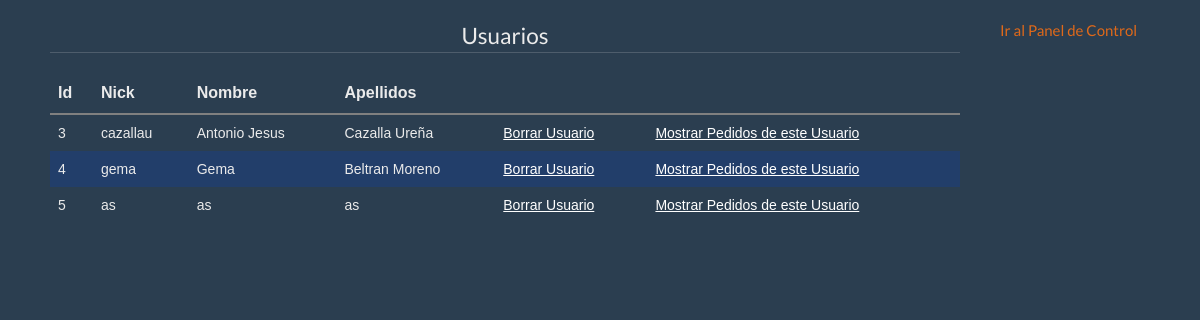
/floristeriahtm/admin/mostrarusuario.php, run on the app's committed database.
### tables this page shows
CREATE TABLE `usuarios` (
  `id` int(11) NOT NULL,
  `usuario` varchar(100) NOT NULL DEFAULT '',
  `contraseña` varchar(32) NOT NULL DEFAULT '',
  `nombre` varchar(50) NOT NULL DEFAULT '',
  `apellidos` varchar(100) NOT NULL DEFAULT '',
  `dni` varchar(9) NOT NULL DEFAULT '',
  `direccion` varchar(150) NOT NULL DEFAULT '',
  `telefono` varchar(14) NOT NULL DEFAULT '',
  `email` varchar(100) NOT NULL DEFAULT '',
  `ciudad` varchar(100) NOT NULL DEFAULT '',
  `cp` varchar(5) NOT NULL DEFAULT '',
  `provincia` varchar(100) NOT NULL DEFAULT ''
);

### floristeriahtm/admin/mostrarusuario.php (the view, shortened to what this page needs)
<!DOCTYPE html>
<html lang="es">
    <head>
    </head>
    <body>
        <div class="container">
            <div class="col-xs-1 col-md-10" style="padding:20px">
            <fieldset >
                <legend><center>Usuarios</center></legend>
                </fieldset>
               <table>
                   <thead>
                       <tr>
                       <th>Id</th>
                       <th>Nick</th>
                       <th>Nombre</th>
                       <th>Apellidos</th>
                       <th></th>
                       <th></th>
                   </tr>
                   </thead>
                   <tbody>
    <?php
    require("conexion.php");
    $conexion = mysqli_connect($db_host, $db_user, $db_password);
    mysqli_select_db($conexion, $db_database) or die ("imposible conectar");
    mysqli_set_charset($conexion,"utf8");
     $consulta1 = "SELECT * FROM usuarios";
    $resultado1 = mysqli_query($conexion, $consulta1);
    $num_rows = mysqli_num_rows($resultado1);
    if($num_rows>0){
        while($fila = mysqli_fetch_array($resultado1)){
          if ($fila["usuario"]!="admin"){
            echo"<tr>";
            echo"<td>". $fila['id']."</td>";
                echo"<td>". $fila['usuario']."</td>";
                echo"<td>". $fila['nombre']."</td>";
                echo"<td>". $fila['apellidos']."</td>";
                echo"<td ><a href='borraruser.php?id=".$fila['id']."'>Borrar Usuario</a></td>";
                echo"<td><a href='mostrarpedidosusuario.php?id=".$fila['id']."'>Mostrar Pedidos de este Usuario</a></td>";
                echo"</tr>";
            }
        }
    }
        ?>
                </tbody>
               </table>
             </div>
             <div class="col-xs-1 col-md-2" style="padding:20px">
            <h8><a href="../administrar.html"> Ir al Panel de Control</a></h8>
            </div>
            </div>
             <link href="../css/bootstrap.min.css" rel="stylesheet">
             <link href="../css/estilotable.css" rel="stylesheet">
    </body>
</html>

### floristeriahtm/css/estilotable.css (style rules this page uses)
table { font-family: Verdana, Arial, Helvetica, sans-serif; width: 100%; }
thead tr { border-bottom: 2px solid grey; }
th { padding: 8px; font-size: 16px; }
td { padding: 8px; font-size: 14px; }
tbody tr:nth-child(even) { background-color:#223E6A; }

### data on the page
usuarios: id "3", usuario "cazallau", nombre "Antonio Jesus", apellidos "Cazalla Ureña"
usuarios: id "4", usuario "gema", nombre "Gema", apellidos "Beltran Moreno"
usuarios: id "5", usuario "as", nombre "as", apellidos "as"
